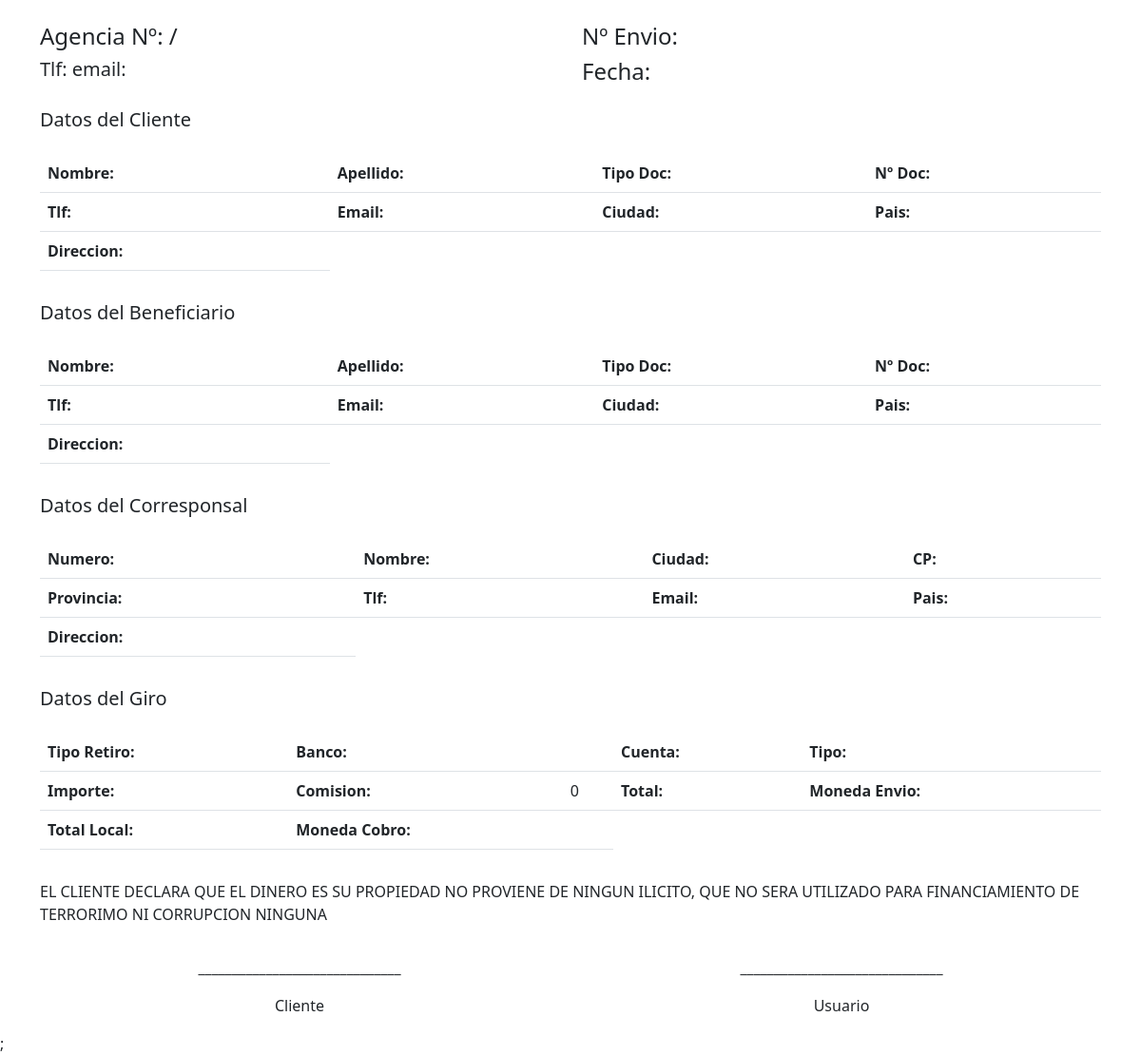
The app's page /facturax03.php, older data.
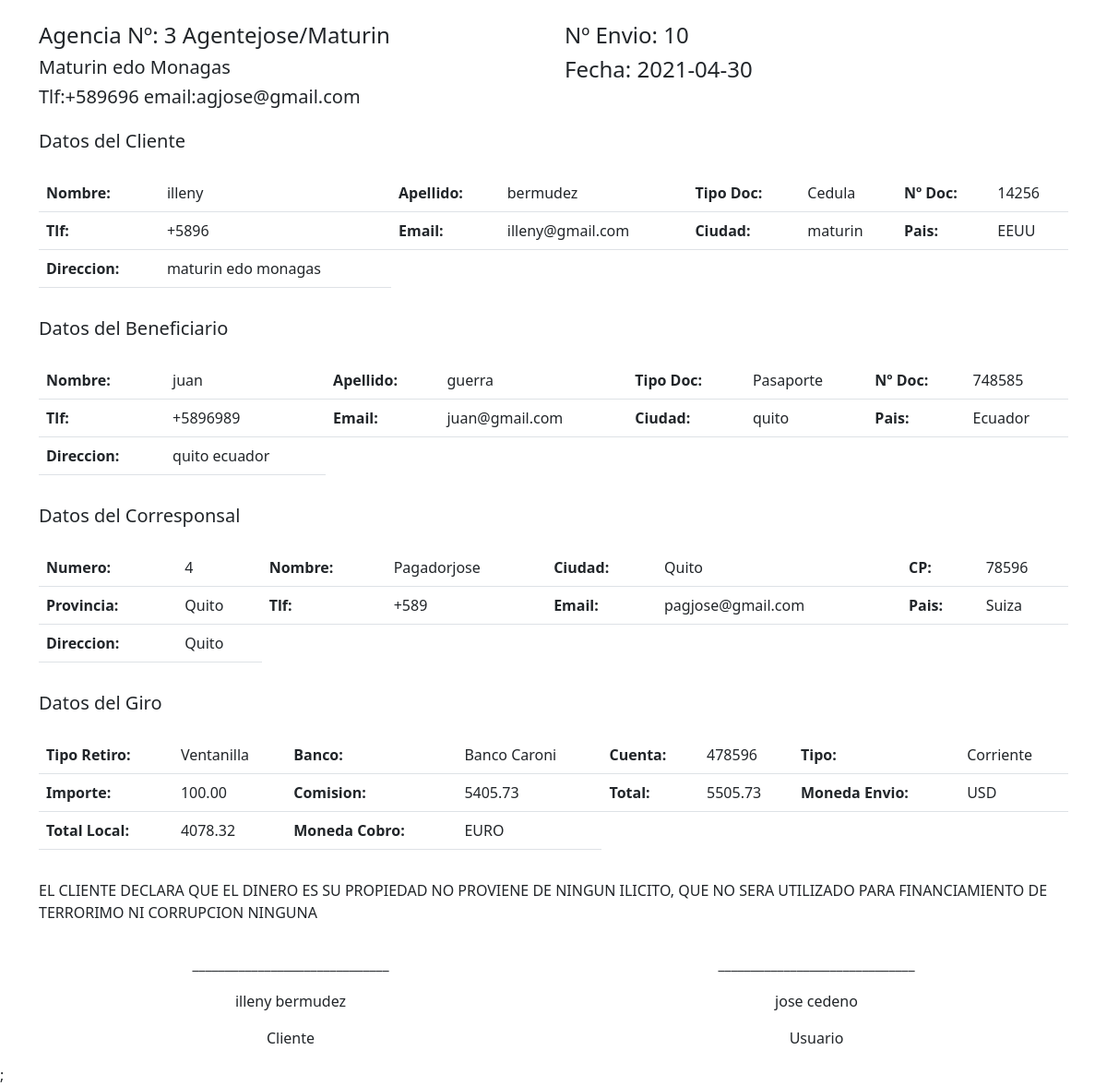
The same page, newer data.
### tables this page shows
CREATE TABLE `pagador` (
  `idPagador` int(11) NOT NULL,
  `pagador` varchar(150) NOT NULL,
  `idPais` int(11) NOT NULL,
  `pa_provincia` varchar(150) NOT NULL,
  `pa_ciudad` varchar(150) NOT NULL,
  `pa_direccion` varchar(250) NOT NULL,
  `pa_tlf` varchar(50) NOT NULL,
  `pa_email` varchar(100) NOT NULL,
  `pa_cp` varchar(100) NOT NULL,
  `pa_Director` varchar(150) NOT NULL,
  `pa_tlfDirector` varchar(50) NOT NULL,
  `pa_emailDirector` varchar(100) NOT NULL,
  `pa_tlfEnvios` varchar(50) NOT NULL,
  `pa_emailEnvios` varchar(100) NOT NULL,
  `pa_GteContabilidad` varchar(150) NOT NULL,
  `pa_tlfContabilidad` varchar(50) NOT NULL,
  `pa_emailContabilidad` varchar(100) NOT NULL,
  `pa_horarios` varchar(250) NOT NULL,
  `pa_contrato` varchar(250) NOT NULL,
  `pa_inicioOperaciones` date NOT NULL,
  `pa_limite` int(11) NOT NULL,
  `pa_web` varchar(250) NOT NULL,
  `pa_conciliarCada` int(11) NOT NULL,
  `idMoneda` int(11) NOT NULL,
  `pa_comision` decimal(3,2) NOT NULL,
  `pa_fijo` decimal(10,2) NOT NULL,
  `idTipoComision` int(11) NOT NULL,
  `idTipoEmpresa` int(11) NOT NULL,
  `pa_tasa` decimal(20,2) NOT NULL,
  `pa_tipoCambio` decimal(20,2) NOT NULL,
  `pa_impuesto` decimal(20,2) NOT NULL,
  `idEstado` int(11) NOT NULL
);

CREATE TABLE `giro` (
  `idGiro` bigint(20) NOT NULL,
  `gi_fecha` date NOT NULL,
  `idUsuario` int(11) NOT NULL,
  `idCliente` int(11) NOT NULL,
  `idBeneficiario` int(11) NOT NULL,
  `idAgente` int(11) NOT NULL,
  `idPagador` int(11) NOT NULL,
  `idPais` int(11) NOT NULL,
  `gi_importe` decimal(65,2) NOT NULL,
  `gi_Total` decimal(65,2) NOT NULL,
  `gi_TotalLocal` decimal(65,2) NOT NULL,
  `idMonedaCobro` int(11) NOT NULL,
  `idMonedaPago` int(11) NOT NULL,
  `gi_tasa` decimal(65,2) NOT NULL,
  `gi_tipoCambio` decimal(65,2) NOT NULL,
  `gi_impuesto` decimal(10,2) NOT NULL,
  `idTipoRetiro` int(11) NOT NULL,
  `gi_Banco` varchar(200) NOT NULL,
  `gi_numCta` varchar(100) NOT NULL,
  `gi_TipoCuenta` varchar(50) NOT NULL,
  `idEstadoGiro` int(11) NOT NULL,
  `gi_clave` varchar(150) NOT NULL,
  `gi_comentario` varchar(250) NOT NULL
);

CREATE TABLE `cliente` (
  `idCliente` int(11) NOT NULL,
  `cl_nombre` varchar(150) NOT NULL,
  `cl_apellido` varchar(150) NOT NULL,
  `cl_fechaNacimiento` date NOT NULL,
  `idPais` int(11) NOT NULL,
  `cl_provincia` varchar(150) NOT NULL,
  `cl_ciudad` varchar(150) NOT NULL,
  `cl_direccion` varchar(250) NOT NULL,
  `cl_tlf` varchar(50) NOT NULL,
  `cl_email` varchar(100) NOT NULL,
  `cl_identidad` varchar(50) NOT NULL,
  `idTipoIdentidad` int(11) NOT NULL,
  `cl_fechaEmision` date NOT NULL,
  `cl_fechaCaducidad` date NOT NULL,
  `cl_nacionalidad` varchar(150) NOT NULL,
  `cl_facebook` varchar(150) DEFAULT NULL,
  `cl_whatsapp` varchar(150) DEFAULT NULL,
  `cl_telegram` varchar(150) DEFAULT NULL,
  `cl_limite` int(11) NOT NULL,
  `idMoneda` int(11) NOT NULL,
  `idEstado` int(11) NOT NULL,
  `cl_doc_cedula` varchar(150) NOT NULL,
  `cl_doc_form` varchar(150) NOT NULL,
  `cl_doc_otro` varchar(150) NOT NULL
);

CREATE TABLE `identidad` (
  `idTipoIdentidad` int(11) NOT NULL,
  `tipoIdentidad` varchar(250) NOT NULL
);

CREATE TABLE `pais` (
  `idPais` int(11) NOT NULL,
  `pais` varchar(100) NOT NULL
);

CREATE TABLE `beneficiario` (
  `idBeneficiario` int(11) NOT NULL,
  `be_nombre` varchar(150) NOT NULL,
  `be_apellido` varchar(150) NOT NULL,
  `be_fechaNacimiento` date NOT NULL,
  `idPais` int(11) NOT NULL,
  `be_ciudad` varchar(150) NOT NULL,
  `be_direccion` varchar(250) NOT NULL,
  `be_tlf` varchar(50) NOT NULL,
  `be_email` varchar(100) NOT NULL,
  `be_identidad` varchar(50) NOT NULL,
  `idTipoIdentidad` int(11) NOT NULL,
  `be_nacionalidad` varchar(150) NOT NULL,
  `be_facebook` varchar(150) DEFAULT NULL,
  `be_whatsapp` varchar(150) DEFAULT NULL,
  `be_telegram` varchar(150) DEFAULT NULL,
  `be_numCuenta` varchar(50) NOT NULL,
  `idTipoCuenta` int(11) NOT NULL,
  `idBanco` int(11) NOT NULL,
  `idMoneda` int(11) NOT NULL,
  `idEstado` int(11) NOT NULL
);

CREATE TABLE `tiporetiro` (
  `idTipoRetiro` int(11) NOT NULL,
  `tipoRetiro` varchar(50) NOT NULL
);

CREATE TABLE `monedaenvio` (
  `idMonedaEnvio` int(11) NOT NULL,
  `mo_codigo` varchar(100) NOT NULL,
  `moneda` varchar(250) NOT NULL,
  `idPais` int(11) NOT NULL
);

CREATE TABLE `moneda` (
  `idMoneda` int(11) NOT NULL,
  `mo_codigo` varchar(50) NOT NULL,
  `moneda` varchar(100) NOT NULL,
  `idPais` int(11) NOT NULL
);

CREATE TABLE `usuario` (
  `idUsuario` int(11) NOT NULL,
  `us_nombre` varchar(150) NOT NULL,
  `us_apellido` varchar(150) NOT NULL,
  `us_direccion` varchar(250) NOT NULL,
  `us_tlf` varchar(50) NOT NULL,
  `us_email` varchar(100) NOT NULL,
  `us_clave` varchar(250) NOT NULL,
  `us_identificacion` varchar(100) NOT NULL,
  `us_ciudad` varchar(150) NOT NULL,
  `idPagador` int(11) NOT NULL,
  `idTipoRol` int(11) NOT NULL,
  `idEstado` int(11) NOT NULL
);

### facturax03.php (the view, shortened to what the changed rows need)
<?php
require_once('conexion.php');
$idGiro = isset($_REQUEST['idGiro']) ? intval(htmlentities($_REQUEST['idGiro'])) : 10;
$sql = "SELECT h.*
  FROM giro AS g
  JOIN pagador AS h ON g.idAgente = h.idPagador
  WHERE idGiro = ?
  ";
$sentencia = $mbd->prepare($sql);
$sentencia->execute(array($idGiro));
$agente = $sentencia->fetchAll(PDO::FETCH_ASSOC);
$sql = "SELECT h.* FROM giro AS g
  JOIN usuario AS h ON g.idUsuario = h.idUsuario
  WHERE idGiro = ?";
$sentencia = $mbd->prepare($sql);
$sentencia->execute(array($idGiro));
$usuario = $sentencia->fetchAll(PDO::FETCH_ASSOC);
$sql = "SELECT g.*,h.mo_codigo AS Cobro,m.mo_codigo AS Envio,r.tipoRetiro
  FROM giro AS g
  JOIN pais AS p ON g.idPais = p.idPais
  JOIN moneda AS h ON g.idMonedaCobro = h.idMoneda
  JOIN monedaenvio AS m ON g.idMonedaPago = m.idMonedaEnvio
  JOIN tiporetiro AS r ON g.idTipoRetiro = r.idTipoRetiro WHERE idGiro = ?";
$sentencia = $mbd->prepare($sql);
$sentencia->execute(array($idGiro));
$resultado = $sentencia->fetchAll(PDO::FETCH_ASSOC);
$idCliente = $resultado[0]['idCliente'];
$sql = "SELECT *, i.tipoIdentidad  FROM cliente AS c
JOIN identidad AS i ON c.idTipoIdentidad = i.idTipoIdentidad
JOIN pais AS p ON c.idPais = p.idPais
WHERE idCliente = ?";
$sentencia = $mbd->prepare($sql);
$sentencia->execute(array($idCliente));
$cliente = $sentencia->fetchAll(PDO::FETCH_ASSOC);
$idBeneficiario = $resultado[0]['idBeneficiario'];
$sql = "SELECT *, i.tipoIdentidad  FROM beneficiario AS c
JOIN identidad AS i ON c.idTipoIdentidad = i.idTipoIdentidad
JOIN pais AS p ON c.idPais = p.idPais
WHERE idBeneficiario = ?";
$sentencia = $mbd->prepare($sql);
$sentencia->execute(array($idBeneficiario));
$beneficiario = $sentencia->fetchAll(PDO::FETCH_ASSOC);
$idPagador = $resultado[0]['idPagador'];
$sql = "SELECT * FROM pagador AS c
JOIN pais AS p ON c.idPais = p.idPais
WHERE idPagador = ?";
$sentencia = $mbd->prepare($sql);
$sentencia->execute(array($idPagador));
$corresponsal = $sentencia->fetchAll(PDO::FETCH_ASSOC);
?>
<!DOCTYPE html>
<html lang="es">
<head>
  <link rel="stylesheet" href="css/bootstrap.min.css">
</head>
<body>
  <div class="container">
    <div class="row pt-4">
      <div class="col-md-6">
        <h4>Agencia Nº: <?php echo $agente[0]['idPagador'] . " " . $agente[0]['pagador'] . "/" . $agente[0]['pa_ciudad'] ?> </h4>
        <h5><?php echo $agente[0]['pa_direccion'] ?></h5>
        <h5><?php echo "Tlf:" . $agente[0]['pa_tlf'] . " email:" . $agente[0]['pa_email'] ?></h5>
      </div>
      <div class="col-md-6">
        <h4>Nº Envio: <?php echo $resultado[0]['idGiro'] ?></h4>
        <h4> Fecha: <?php echo $resultado[0]['gi_fecha'] ?></h4>
      </div>
    </div>
    <div class="row mt-3">
      <div class="col-md-12">
        <div class="table-responsive pt-3">
          <table class="table">
            <tr>
              <th>Nombre:</th>
              <td><?php echo $cliente[0]['cl_nombre'] ?></td>
              <th>Apellido:</th>
              <td><?php echo $cliente[0]['cl_apellido'] ?></td>
              <th>Tipo Doc:</th>
              <td><?php echo $cliente[0]['tipoIdentidad'] ?></td>
              <th>Nº Doc:</th>
              <td><?php echo $cliente[0]['cl_identidad'] ?></td>
            </tr>
            <tr>
              <th>Tlf:</th>
              <td><?php echo $cliente[0]['cl_tlf'] ?></td>
              <th>Email:</th>
              <td><?php echo $cliente[0]['cl_email'] ?></td>
              <th>Ciudad:</th>
              <td><?php echo $cliente[0]['cl_ciudad'] ?></td>
              <th>Pais:</th>
              <td><?php echo $cliente[0]['pais'] ?></td>
            </tr>
            <tr>
              <th>Direccion:</th>
              <td><?php echo $cliente[0]['cl_direccion'] ?></td>
            </tr>
          </table>
        </div>
      </div>
    </div>
    <div class="row mt-3">
      <div class="col-md-12">
        <div class="table-responsive pt-3">
          <table class="table">
            <tr>
              <th>Nombre:</th>
              <td><?php echo $beneficiario[0]['be_nombre'] ?></td>
              <th>Apellido:</th>
              <td><?php echo $beneficiario[0]['be_apellido'] ?></td>
              <th>Tipo Doc:</th>
              <td><?php echo $beneficiario[0]['tipoIdentidad'] ?></td>
              <th>Nº Doc:</th>
              <td><?php echo $beneficiario[0]['be_identidad'] ?></td>
            </tr>
            <tr>
              <th>Tlf:</th>
              <td><?php echo $beneficiario[0]['be_tlf'] ?></td>
              <th>Email:</th>
              <td><?php echo $beneficiario[0]['be_email'] ?></td>
              <th>Ciudad:</th>
              <td><?php echo $beneficiario[0]['be_ciudad'] ?></td>
              <th>Pais:</th>
              <td><?php echo $beneficiario[0]['pais'] ?></td>
            </tr>
            <tr>
              <th>Direccion:</th>
              <td><?php echo $beneficiario[0]['be_direccion'] ?></td>
            </tr>
          </table>
        </div>
      </div>
    </div>
    <div class="row mt-3">
      <div class="col-md-12">
        <div class="table-responsive pt-3">
          <table class="table">
            <tr>
              <th>Numero:</th>
              <td><?php echo $corresponsal[0]['idPagador'] ?></td>
              <th>Nombre:</th>
              <td><?php echo $corresponsal[0]['pagador'] ?></td>
              <th>Ciudad:</th>
              <td><?php echo $corresponsal[0]['pa_ciudad'] ?></td>
              <th>CP:</th>
              <td><?php echo $corresponsal[0]['pa_cp'] ?></td>
            </tr>
            <tr>
              <th>Provincia:</th>
              <td><?php echo $corresponsal[0]['pa_provincia'] ?></td>
              <th>Tlf:</th>
              <td><?php echo $corresponsal[0]['pa_tlf'] ?></td>
              <th>Email:</th>
              <td><?php echo $corresponsal[0]['pa_email'] ?></td>
              <th>Pais:</th>
              <td><?php echo $corresponsal[0]['pais'] ?></td>
            </tr>
            <tr>
              <th>Direccion:</th>
              <td><?php echo $corresponsal[0]['pa_direccion'] ?></td>
            </tr>
          </table>
        </div>
      </div>
    </div>
    <div class="row mt-3">
      <div class="col-md-12">
        <div class="table-responsive pt-3">
          <table class="table">
            <tr>
              <th>Tipo Retiro:</th>
              <td><?php echo $resultado[0]['tipoRetiro'] ?></td>
              <th>Banco:</th>
              <td><?php echo $resultado[0]['gi_Banco'] ?></td>
              <th>Cuenta:</th>
              <td><?php echo $resultado[0]['gi_numCta'] ?></td>
              <th>Tipo:</th>
              <td><?php echo $resultado[0]['gi_TipoCuenta'] ?></td>
            </tr>
            <tr>
              <th>Importe:</th>
              <td><?php echo $resultado[0]['gi_importe'] ?></td>
              <th>Comision:</th>
              <td><?php echo $resultado[0]['gi_Total'] - $resultado[0]['gi_importe'] ?></td>
              <th>Total:</th>
              <td><?php echo $resultado[0]['gi_Total'] ?></td>
              <th>Moneda Envio:</th>
              <td><?php echo $resultado[0]['Envio'] ?></td>
            </tr>
            <tr>
              <th>Total Local:</th>
              <td><?php echo $resultado[0]['gi_TotalLocal'] ?></td>
              <th>Moneda Cobro:</th>
              <td><?php echo $resultado[0]['Cobro'] ?></td>
            </tr>
          </table>
        </div>
      </div>
    </div>
    <div class="row mt-3 justify-content-center">
      <div class="col-md-6">
        <p class="text-center">______________________________</p>
        <p class="text-center"><?php echo $cliente[0]['cl_nombre'] . " " . $cliente[0]['cl_apellido'] ?></p>
        <p class="text-center">Cliente</p>
      </div>
      <div class="col-md-6">
        <p class="text-center">______________________________</p>
        <p class="text-center"><?php echo $usuario[0]['us_nombre'] . " " . $usuario[0]['us_apellido'] ?></p>
        <p class="text-center">Usuario</p>
      </div>
    </div>
  </div>;
</body>
</html>

Row changes from the older to the newer data that the page shows:
now on this page (row edited): pagador: idPagador "3", pagador "Agentejose", pa_ciudad "Maturin", pa_direccion "Maturin edo Monagas", pa_tlf "+589696", pa_email "agjose@gmail.com"
added giro: idGiro "10", gi_fecha "2021-04-30", idTipoRetiro.tipoRetiro "Ventanilla", gi_Banco "Banco Caroni", gi_numCta "478596", gi_TipoCuenta "Corriente", gi_importe "100.00", $resultado[0]['gi_Total'] - $resultado[0]['gi_importe'] "5405.73", gi_Total "5505.73", idMonedaPago.mo_codigo "USD", gi_TotalLocal "4078.32", idMonedaCobro.mo_codigo "EURO"
now on this page (row edited): cliente: cl_nombre "illeny", cl_apellido "bermudez", idTipoIdentidad.tipoIdentidad "Cedula", cl_identidad "14256", cl_tlf "+5896", cl_email "illeny@gmail.com", cl_ciudad "maturin", idPais.pais "EEUU", cl_direccion "maturin edo monagas"
now on this page (row unchanged): beneficiario: be_nombre "juan", be_apellido "guerra", idTipoIdentidad.tipoIdentidad "Pasaporte", be_identidad "748585", be_tlf "+5896989", be_email "juan@gmail.com", be_ciudad "quito", idPais.pais "Ecuador", be_direccion "quito ecuador"
now on this page (row edited): pagador: idPagador "4", pagador "Pagadorjose", pa_ciudad "Quito", pa_cp "78596", pa_provincia "Quito", pa_tlf "+589", pa_email "pagjose@gmail.com", idPais.pais "Suiza", pa_direccion "Quito"
now on this page (row edited): usuario: us_nombre "jose", us_apellido "cedeno"
Text that changed along with them:
$resultado[0]['gi_Total'] - $resultado[0]['gi_importe']: "0" → (not shown)
